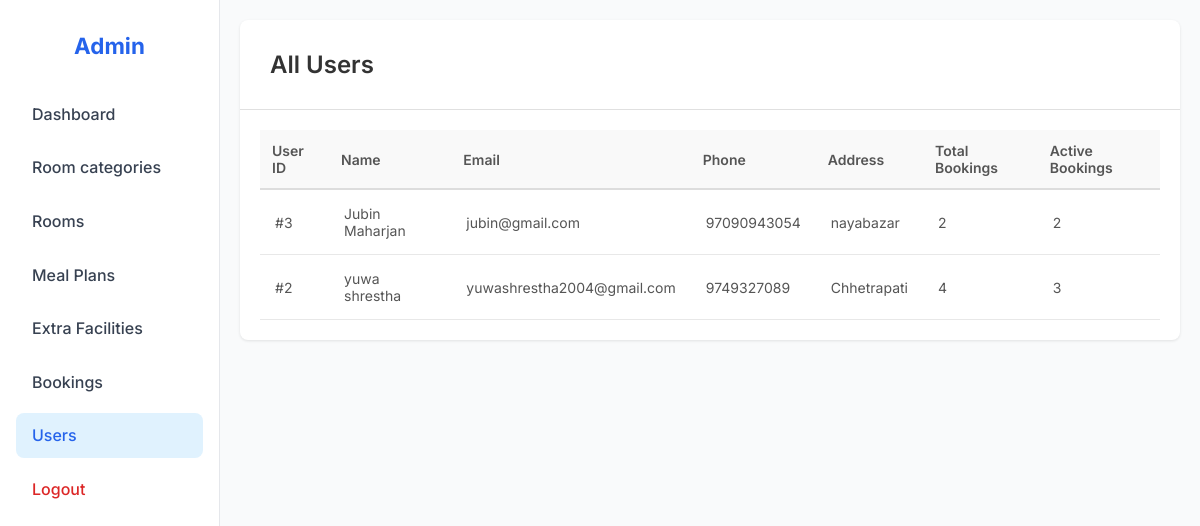
The page /admin/users (signed in) on the database as committed earlier.
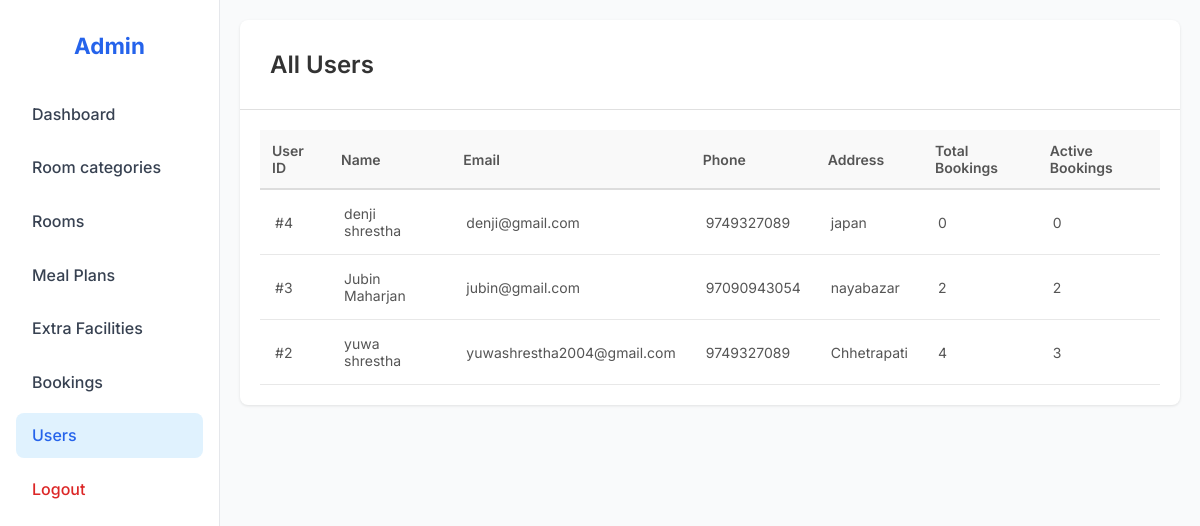
The same page on the database as committed later.
### tables this page shows
CREATE TABLE customers (
            customer_id INTEGER PRIMARY KEY AUTOINCREMENT,
            name TEXT NOT NULL,
            email TEXT UNIQUE NOT NULL,
            phone TEXT,
            address TEXT,
            password TEXT NOT NULL,
            is_admin INTEGER NOT NULL DEFAULT 0 CHECK(is_admin IN (0,1))
        );

### app.py (the view)
    @app.get("/admin/users")
    @need_admin
    def admin_view_users():
        users = customer_model.list_users_with_booking_stats()
        return render_template("admin_users.html", users=users)

### app.py (called while the page is built)
def need_admin(view_func):
    @wraps(view_func)
    def wrapped(*args, **kwargs):
        if "user_id" not in session:
            flash("Please login first.", "warning")
            return redirect(url_for("login", next=request.url))
        if not session.get("is_admin"):
            flash("Admin access required.", "danger")
            return redirect(url_for("login"))
        return view_func(*args, **kwargs)
    return wrapped

### hotel_app/models/customer_model.py (called while the page is built)
def list_users_with_booking_stats():
    conn = db_model.conn()
    rows = conn.execute(
        """
        SELECT
            c.customer_id,
            c.name,
            c.email,
            c.phone,
            c.address,
            COUNT(b.booking_id) AS total_bookings,
            SUM(CASE WHEN b.booking_status = 'Not_Canceled' THEN 1 ELSE 0 END) AS active_bookings
        FROM customers c
        LEFT JOIN bookings b ON b.customer_id = c.customer_id
        WHERE c.is_admin = 0
        GROUP BY c.customer_id, c.name, c.email, c.phone, c.address
        ORDER BY c.customer_id DESC
    """
    ).fetchall()
    conn.close()
    return rows

### hotel_app/models/db.py (called while the page is built)
def conn():
    conn = sqlite3.connect(DB_PATH)
    conn.row_factory = sqlite3.Row
    conn.execute("PRAGMA foreign_keys = ON")
    return conn

### templates/admin_users.html (shortened to what this page needs)
<!DOCTYPE html>
<html lang="en">
<head>
    <link rel="stylesheet" href="{{ url_for('static', filename='css/admin_users.css') }}">
    <link rel="stylesheet" href="{{ url_for('static', filename='css/flash.css') }}">
</head>
<body>
    <div class="dashboard">
        <aside class="sidebar">
            <h2>Admin</h2>
            <nav>
                <a href="{{ url_for('admin_dashboard') }}">Dashboard</a>
                <a href="{{ url_for('manage_room_types') }}">Room categories</a>
                <a href="{{ url_for('manage_rooms') }}">Rooms</a>
                <a href="{{ url_for('manage_meal_plans') }}">Meal Plans</a>
                <a href="{{ url_for('manage_extra_facilities') }}">Extra Facilities</a>
                <a href="{{ url_for('admin_view_bookings') }}">Bookings</a>
                <a href="{{ url_for('admin_view_users') }}" class="active">Users</a>
                <a href="{{ url_for('logout') }}" class="logout">Logout</a>
            </nav>
        </aside>
        <main class="main-content">
            <div class="container">
                <div class="header">
                    <h2>All Users</h2>
                </div>
                <div class="table-container">
                    <table>
                        <thead>
                            <tr>
                                <th>User ID</th>
                                <th>Name</th>
                                <th>Email</th>
                                <th>Phone</th>
                                <th>Address</th>
                                <th>Total Bookings</th>
                                <th>Active Bookings</th>
                            </tr>
                        </thead>
                        <tbody>
                            {% for user in users %}
                            <tr>
                                <td>#{{ user.customer_id }}</td>
                                <td>{{ user.name }}</td>
                                <td>{{ user.email }}</td>
                                <td>{{ user.phone or "-" }}</td>
                                <td>{{ user.address or "-" }}</td>
                                <td>{{ user.total_bookings or 0 }}</td>
                                <td>{{ user.active_bookings or 0 }}</td>
                            </tr>
                            {% else %}
                            <tr>
                                <td colspan="7" class="empty-state">No users found.</td>
                            </tr>
                            {% endfor %}
                        </tbody>
                    </table>
                </div>
            </div>
        </main>
    </div>
</body>
</html>

### static/css/admin_users.css (style rules this page uses)
* { margin: 0; padding: 0; box-sizing: border-box; }
body { font-family: 'Inter', sans-serif; background: #f9fafb; color: #1f2937; }
.dashboard { display: flex; min-height: 100vh; }
.sidebar { width: 220px; background: #ffffff; color: #1f2937; padding: 2rem 1rem; display: flex; flex-direction: column; position: fixed; height: 100vh; overflow-y: auto; border-right: 1px solid #e5e7eb; }
.sidebar h2 { font-size: 1.4rem; font-weight: 700; text-align: center; margin-bottom: 2rem; color: #2563eb; }
.sidebar nav { display: flex; flex-direction: column; gap: 0.5rem; flex: 1; }
.sidebar nav a { padding: 0.8rem 1rem; color: #374151; text-decoration: none; border-radius: 8px; font-weight: 500; transition: all 0.2s ease-in-out; }
.sidebar nav a:hover, .sidebar nav a.active { background: #e0f2fe; color: #2563eb; }
.sidebar nav a.logout { color: #dc2626; }
.main-content { flex: 1; margin-left: 220px; display: flex; flex-direction: column; padding: 20px; }
.container { background: white; border-radius: 8px; box-shadow: 0 1px 3px rgba(0, 0, 0, 0.1); }
.header { padding: 30px; border-bottom: 1px solid #e0e0e0; }
.header h2 { font-size: 24px; font-weight: 600; color: #333; }
.table-container { padding: 20px; overflow-x: auto; }
table { width: 100%; border-collapse: collapse; font-size: 14px; }
thead th { padding: 12px; text-align: left; font-weight: 600; color: #555; background: #f9f9f9; border-bottom: 2px solid #ddd; }
tbody tr { border-bottom: 1px solid #e8e8e8; }
tbody td { padding: 15px; color: #555; }

Rows that differ between the two databases and show on the page:
added customers: customer_id "4", name "denji shrestha", email "denji@gmail.com", phone "9749327089", address "japan", is_admin "0"
